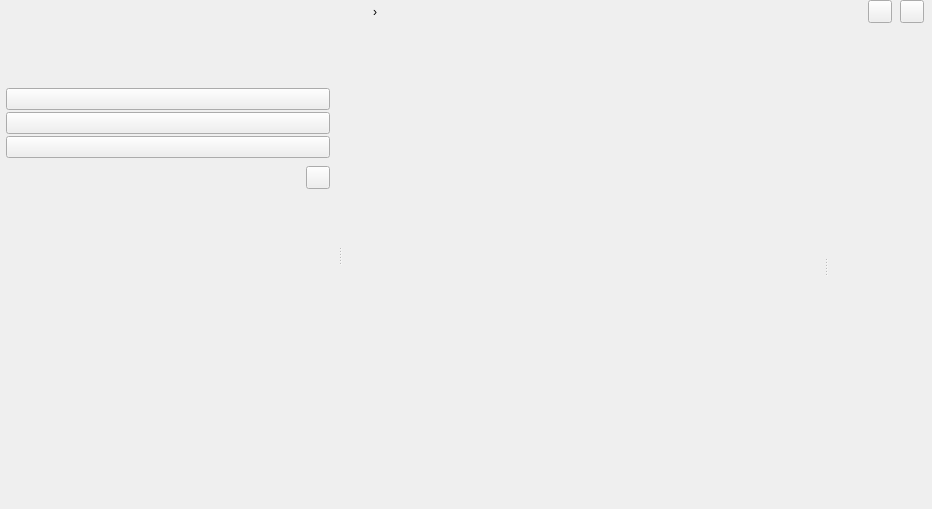
<?xml version="1.0" encoding="UTF-8"?>
<ui version="4.0">
 <class>LocalizationTaskWidget</class>
 <widget class="QWidget" name="LocalizationTaskWidget">
  <property name="geometry">
   <rect>
    <x>0</x>
    <y>0</y>
    <width>932</width>
    <height>509</height>
   </rect>
  </property>
  <layout class="QHBoxLayout" name="horizontalLayout">
   <property name="leftMargin">
    <number>0</number>
   </property>
   <property name="topMargin">
    <number>0</number>
   </property>
   <property name="rightMargin">
    <number>0</number>
   </property>
   <property name="bottomMargin">
    <number>0</number>
   </property>
   <item>
    <widget class="QSplitter" name="nav_splitter">
     <property name="orientation">
      <enum>Qt::Orientation::Horizontal</enum>
     </property>
     <widget class="QFrame" name="nav_panel">
      <layout class="QVBoxLayout" name="vl_nav">
       <property name="spacing">
        <number>0</number>
       </property>
       <property name="leftMargin">
        <number>0</number>
       </property>
       <property name="topMargin">
        <number>0</number>
       </property>
       <property name="rightMargin">
        <number>0</number>
       </property>
       <property name="bottomMargin">
        <number>0</number>
       </property>
       <item>
        <widget class="QFrame" name="frame_task_header">
         <layout class="QVBoxLayout" name="vl_task_header">
          <property name="spacing">
           <number>3</number>
          </property>
          <property name="leftMargin">
           <number>12</number>
          </property>
          <property name="topMargin">
           <number>10</number>
          </property>
          <property name="rightMargin">
           <number>12</number>
          </property>
          <property name="bottomMargin">
           <number>8</number>
          </property>
          <item>
           <widget class="QLabel" name="lbl_active_title"/>
          </item>
          <item>
           <widget class="QLabel" name="lbl_task_name_nav"/>
          </item>
          <item>
           <widget class="QLabel" name="lbl_task_type_chip"/>
          </item>
         </layout>
        </widget>
       </item>
       <item>
        <widget class="QFrame" name="frame_status_lamps">
         <layout class="QHBoxLayout" name="hl_status_lamps">
          <property name="leftMargin">
           <number>6</number>
          </property>
          <property name="topMargin">
           <number>8</number>
          </property>
          <property name="rightMargin">
           <number>6</number>
          </property>
          <property name="bottomMargin">
           <number>8</number>
          </property>
         </layout>
        </widget>
       </item>
       <item>
        <widget class="QFrame" name="frame_nav_top">
         <layout class="QVBoxLayout" name="vl_nav_top">
          <property name="spacing">
           <number>2</number>
          </property>
          <property name="leftMargin">
           <number>6</number>
          </property>
          <property name="topMargin">
           <number>6</number>
          </property>
          <property name="rightMargin">
           <number>8</number>
          </property>
          <property name="bottomMargin">
           <number>2</number>
          </property>
          <item>
           <widget class="QPushButton" name="btn_nav_dashboard">
            <property name="checkable">
             <bool>true</bool>
            </property>
           </widget>
          </item>
          <item>
           <widget class="QPushButton" name="btn_nav_patterns">
            <property name="checkable">
             <bool>true</bool>
            </property>
           </widget>
          </item>
          <item>
           <widget class="QPushButton" name="btn_nav_settings">
            <property name="checkable">
             <bool>true</bool>
            </property>
           </widget>
          </item>
         </layout>
        </widget>
       </item>
       <item>
        <widget class="QFrame" name="frame_devices_header">
         <layout class="QHBoxLayout" name="hl_devices_header">
          <property name="spacing">
           <number>4</number>
          </property>
          <property name="leftMargin">
           <number>10</number>
          </property>
          <property name="topMargin">
           <number>6</number>
          </property>
          <property name="rightMargin">
           <number>8</number>
          </property>
          <property name="bottomMargin">
           <number>3</number>
          </property>
          <item>
           <widget class="QLabel" name="lbl_devices_section"/>
          </item>
          <item>
           <spacer name="sp_devices_header">
            <property name="orientation">
             <enum>Qt::Orientation::Horizontal</enum>
            </property>
            <property name="sizeHint" stdset="0">
             <size>
              <width>40</width>
              <height>10</height>
             </size>
            </property>
           </spacer>
          </item>
          <item>
           <widget class="QToolButton" name="tbtn_add_device"/>
          </item>
         </layout>
        </widget>
       </item>
       <item>
        <widget class="QScrollArea" name="scroll_devices">
         <property name="frameShape">
          <enum>QFrame::Shape::NoFrame</enum>
         </property>
         <property name="horizontalScrollBarPolicy">
          <enum>Qt::ScrollBarPolicy::ScrollBarAlwaysOff</enum>
         </property>
         <property name="widgetResizable">
          <bool>true</bool>
         </property>
         <widget class="QWidget" name="scroll_devices_content">
          <property name="geometry">
           <rect>
            <x>0</x>
            <y>0</y>
            <width>335</width>
            <height>305</height>
           </rect>
          </property>
         </widget>
        </widget>
       </item>
      </layout>
     </widget>
     <widget class="QWidget" name="wg_content_right">
      <layout class="QVBoxLayout" name="vl_content_right" stretch="0,1">
       <property name="spacing">
        <number>0</number>
       </property>
       <property name="leftMargin">
        <number>0</number>
       </property>
       <property name="topMargin">
        <number>0</number>
       </property>
       <property name="rightMargin">
        <number>0</number>
       </property>
       <property name="bottomMargin">
        <number>0</number>
       </property>
       <item>
        <widget class="QFrame" name="frame_breadcrumb">
         <layout class="QHBoxLayout" name="hl_breadcrumb">
          <property name="spacing">
           <number>8</number>
          </property>
          <property name="leftMargin">
           <number>16</number>
          </property>
          <property name="topMargin">
           <number>0</number>
          </property>
          <property name="rightMargin">
           <number>8</number>
          </property>
          <property name="bottomMargin">
           <number>0</number>
          </property>
          <item>
           <widget class="QLabel" name="lbl_bc_task"/>
          </item>
          <item>
           <widget class="QLabel" name="lbl_bc_sep">
            <property name="text">
             <string>›</string>
            </property>
           </widget>
          </item>
          <item>
           <widget class="QLabel" name="lbl_bc_current"/>
          </item>
          <item>
           <spacer name="sp_breadcrumb">
            <property name="orientation">
             <enum>Qt::Orientation::Horizontal</enum>
            </property>
            <property name="sizeHint" stdset="0">
             <size>
              <width>40</width>
              <height>10</height>
             </size>
            </property>
           </spacer>
          </item>
          <item>
           <widget class="QToolButton" name="tbtn_bc_enterRuntime"/>
          </item>
          <item>
           <widget class="QToolButton" name="tbtn_bc_exitRuntime"/>
          </item>
         </layout>
        </widget>
       </item>
       <item>
        <layout class="QHBoxLayout" name="hl_main_content" stretch="0">
         <property name="spacing">
          <number>0</number>
         </property>
         <property name="leftMargin">
          <number>4</number>
         </property>
         <property name="topMargin">
          <number>4</number>
         </property>
         <property name="rightMargin">
          <number>4</number>
         </property>
         <property name="bottomMargin">
          <number>4</number>
         </property>
         <item>
          <widget class="QSplitter" name="splitter_main_content">
           <property name="orientation">
            <enum>Qt::Orientation::Horizontal</enum>
           </property>
           <widget class="QScrollArea" name="scrollArea">
            <property name="sizePolicy">
             <sizepolicy hsizetype="Expanding" vsizetype="Expanding">
              <horstretch>1</horstretch>
              <verstretch>0</verstretch>
             </sizepolicy>
            </property>
            <property name="frameShape">
             <enum>QFrame::Shape::NoFrame</enum>
            </property>
            <property name="frameShadow">
             <enum>QFrame::Shadow::Plain</enum>
            </property>
            <property name="widgetResizable">
             <bool>true</bool>
            </property>
            <widget class="QWidget" name="scrollAreaWidgetContents">
             <property name="geometry">
              <rect>
               <x>0</x>
               <y>0</y>
               <width>479</width>
               <height>476</height>
              </rect>
             </property>
             <property name="sizePolicy">
              <sizepolicy hsizetype="Preferred" vsizetype="Preferred">
               <horstretch>0</horstretch>
               <verstretch>0</verstretch>
              </sizepolicy>
             </property>
             <layout class="QHBoxLayout" name="horizontalLayout_2">
              <property name="spacing">
               <number>0</number>
              </property>
              <property name="leftMargin">
               <number>0</number>
              </property>
              <property name="topMargin">
               <number>0</number>
              </property>
              <property name="rightMargin">
               <number>0</number>
              </property>
              <property name="bottomMargin">
               <number>0</number>
              </property>
              <item>
               <widget class="QFrame" name="frame_scrollarea">
                <property name="frameShape">
                 <enum>QFrame::Shape::NoFrame</enum>
                </property>
                <property name="frameShadow">
                 <enum>QFrame::Shadow::Plain</enum>
                </property>
                <layout class="QHBoxLayout" name="horizontalLayout_3">
                 <property name="spacing">
                  <number>0</number>
                 </property>
                 <property name="leftMargin">
                  <number>0</number>
                 </property>
                 <property name="topMargin">
                  <number>0</number>
                 </property>
                 <property name="rightMargin">
                  <number>0</number>
                 </property>
                 <property name="bottomMargin">
                  <number>0</number>
                 </property>
                 <item>
                  <widget class="QStackedWidget" name="content_stack">
                   <widget class="QWidget" name="page_task_config"/>
                  </widget>
                 </item>
                </layout>
               </widget>
              </item>
             </layout>
            </widget>
           </widget>
           <widget class="QWidget" name="wg_property_browser" native="true">
            <property name="sizePolicy">
             <sizepolicy hsizetype="MinimumExpanding" vsizetype="Preferred">
              <horstretch>0</horstretch>
              <verstretch>0</verstretch>
             </sizepolicy>
            </property>
            <property name="baseSize">
             <size>
              <width>150</width>
              <height>0</height>
             </size>
            </property>
           </widget>
          </widget>
         </item>
        </layout>
       </item>
      </layout>
     </widget>
    </widget>
   </item>
  </layout>
 </widget>
 <resources/>
 <connections/>
</ui>
